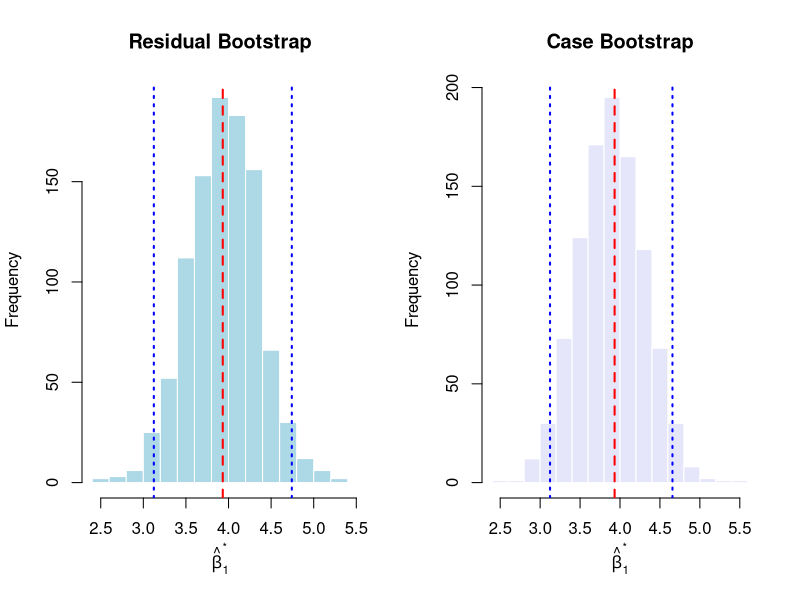

Recreate this plot in R.
## ---- chunk 1
#| echo: false
#| eval: true
#| comment: ""
#| cache: false
#| fig-height: 4.5
#| fig-width: 8
#| out-width: "100%"
#| fig-align: center

# ── 1. Load Data, Fit Model, and Print Analytical Summary ─────────────────────
data(cars)

# Fit the original OLS model
model <- lm(dist ~ speed, data = cars)
n <- nrow(cars)
B <- 1000 # Number of bootstrap replications

# Print original analytical summary
cat("--- Original Analytical Results ---\n")
print(round(summary(model)$coefficients["speed", 1:2],3))

# ── 2. Method A: Residual Bootstrapping ───────────────────────────────────────
# (Assumes the linear relationship and homoscedasticity are correct)
fitted_vals <- fitted(model)
residuals   <- residuals(model)

beta1_boot_res <- numeric(B)

set.seed(123) # For reproducibility
for (b in 1:B) {
  # Resample the residuals with replacement
  boot_res <- sample(residuals, size = n, replace = TRUE)
  
  # Construct new synthetic Y values
  y_star <- fitted_vals + boot_res
  
  # Refit the model with synthetic Y and original X
  boot_model <- lm(y_star ~ speed, data = cars)
  beta1_boot_res[b] <- coef(boot_model)["speed"]
}

# Calculate Residual Bootstrap SE and 95% CI
se_res <- sd(beta1_boot_res)
ci_res <- quantile(beta1_boot_res, probs = c(0.025, 0.975))

cat("\n--- Residual Bootstrap Results ---\n")
cat("Bootstrap SE:", round(se_res,3), "\n")
cat("95% Percentile CI: [", round(ci_res[1],3), ",", round(ci_res[2],3), "]\n")


# ── 3. Method B: Case (Pairs) Bootstrapping ──────────────────────────────────
# (Does not assume a true linear model; robust to heteroscedasticity)
beta1_boot_pairs <- numeric(B)

set.seed(123)
for (b in 1:B) {
  # Resample the entire row indices with replacement
  boot_idx <- sample(1:n, size = n, replace = TRUE)
  boot_data <- cars[boot_idx, ]
  
  # Refit the model on the paired resamples
  boot_model <- lm(dist ~ speed, data = boot_data)
  beta1_boot_pairs[b] <- coef(boot_model)["speed"]
}

# Calculate Case Bootstrap SE and 95% CI
se_pairs <- sd(beta1_boot_pairs)
ci_pairs <- quantile(beta1_boot_pairs, probs = c(0.025, 0.975))

cat("\n--- Case (Pairs) Bootstrap Results ---\n")
cat("Bootstrap SE:", round(se_pairs,3), "\n")
cat("95% Percentile CI: [", round(ci_pairs[1],3), ",", round(ci_pairs[2],3), "]\n")

## ---- chunk 2
#| echo: false
#| eval: true
#| comment: ""
#| cache: false
#| fig-height: 4.5
#| fig-width: 8
#| out-width: "100%"
#| fig-align: center

# ── 4. Plot original data and the two bootstrap distributions ─────────────────
layout(matrix(1:2, ncol = 2))

# Residual Bootstrap Distribution Plot
hist(beta1_boot_res, col = "lightblue", border = "white",
     main = "Residual Bootstrap", xlab = expression(hat(beta)[1]^"*"))
abline(v = coef(model)["speed"], col = "red", lwd = 2, lty = 2) # Original estimate
abline(v = ci_res, col = "blue", lwd = 2, lty = 3) # Confidence Interval

# Case Bootstrap Distribution Plot
hist(beta1_boot_pairs, col = "lavender", border = "white",
     main = "Case Bootstrap", xlab = expression(hat(beta)[1]^"*"))
abline(v = coef(model)["speed"], col = "red", lwd = 2, lty = 2) # Original estimate
abline(v = ci_pairs, col = "blue", lwd = 2, lty = 3) # Confidence Interval
